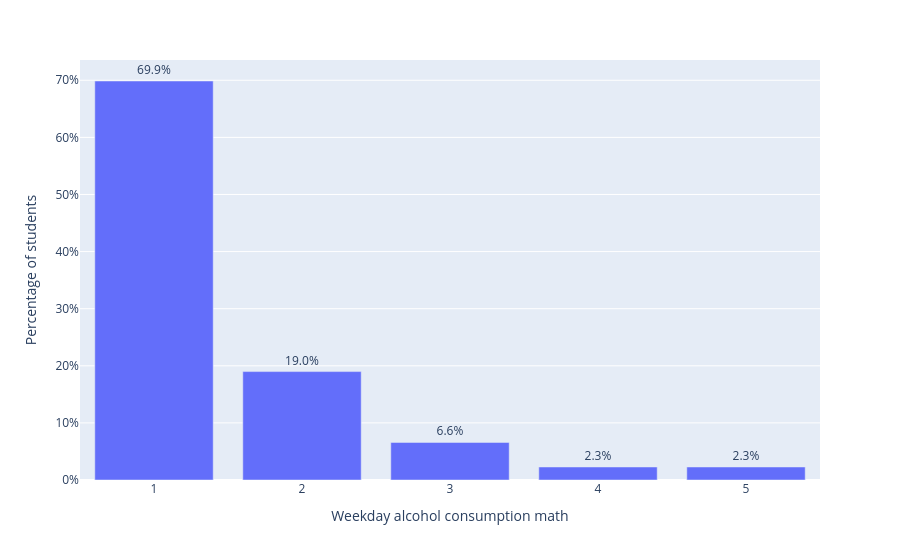
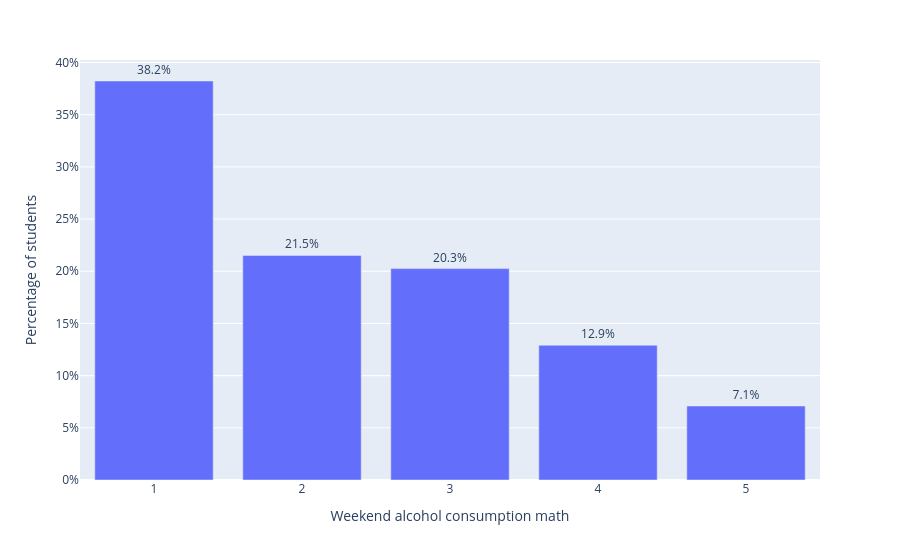
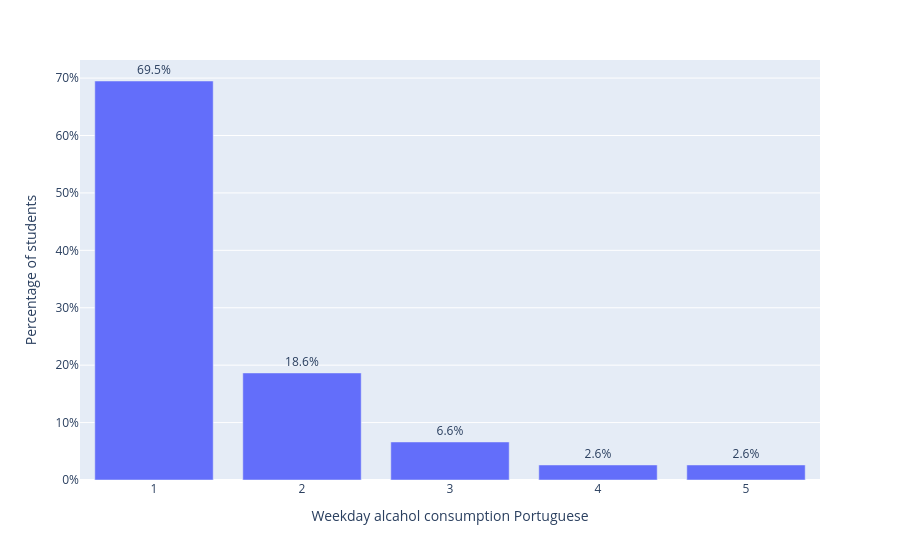
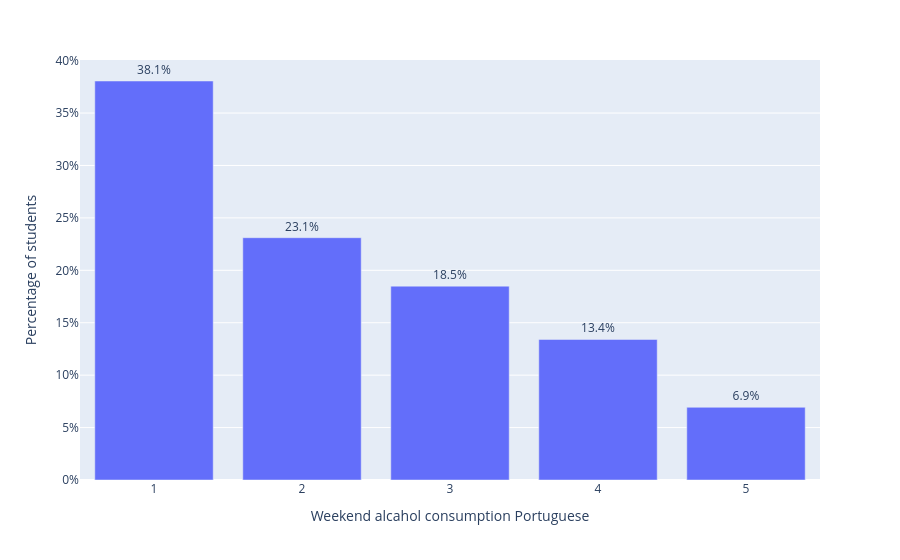

Notebook code cell kept with these figures, in order:
### Markdown cell above
The balanced lifestyle is about combining studying and leisure activities. In this part we will show how alcohol consumption and gaming impact education performance.

### Code cell
%run plots/alcohol_consumption_plot.ipynb

### Figure 1 — Plotly figure (JSON) as saved in the notebook; plotly's stock layout.template omitted (floating-point values rounded to 4 significant figures)
{"data": [{"hovertemplate": "Weekday alcohol consumption math=%{x}<br>Percentage of students=%{text}<extra></extra>", "legendgroup": "", "marker": {"color": "#636efa", "pattern": {"shape": ""}}, "name": "", "orientation": "v", "showlegend": false, "text": [0.6987, 0.1899, 0.06582, 0.02278, 0.02278], "textposition": "outside", "texttemplate": "%{y:.1%}", "type": "bar", "x": [1, 2, 3, 4, 5], "xaxis": "x", "y": [0.6987, 0.1899, 0.06582, 0.02278, 0.02278], "yaxis": "y"}], "layout": {"barmode": "relative", "legend": {"tracegroupgap": 0}, "margin": {"t": 60}, "xaxis": {"anchor": "y", "domain": [0, 1], "title": {"text": "Weekday alcohol consumption math"}}, "yaxis": {"anchor": "x", "domain": [0, 1], "tickformat": ".0%", "title": {"text": "Percentage of students"}}}}

### Figure 2 — Plotly figure (JSON) as saved in the notebook; plotly's stock layout.template omitted (floating-point values rounded to 4 significant figures)
{"data": [{"hovertemplate": "Weekend alcohol consumption math=%{x}<br>Percentage of students=%{text}<extra></extra>", "legendgroup": "", "marker": {"color": "#636efa", "pattern": {"shape": ""}}, "name": "", "orientation": "v", "showlegend": false, "text": [0.3823, 0.2152, 0.2025, 0.1291, 0.07089], "textposition": "outside", "texttemplate": "%{y:.1%}", "type": "bar", "x": [1, 2, 3, 4, 5], "xaxis": "x", "y": [0.3823, 0.2152, 0.2025, 0.1291, 0.07089], "yaxis": "y"}], "layout": {"barmode": "relative", "legend": {"tracegroupgap": 0}, "margin": {"t": 60}, "xaxis": {"anchor": "y", "domain": [0, 1], "title": {"text": "Weekend alcohol consumption math"}}, "yaxis": {"anchor": "x", "domain": [0, 1], "tickformat": ".0%", "title": {"text": "Percentage of students"}}}}

### Figure 3 — Plotly figure (JSON) as saved in the notebook; plotly's stock layout.template omitted (floating-point values rounded to 4 significant figures)
{"data": [{"hovertemplate": "Weekday alcahol consumption Portuguese=%{x}<br>Percentage of students=%{text}<extra></extra>", "legendgroup": "", "marker": {"color": "#636efa", "pattern": {"shape": ""}}, "name": "", "orientation": "v", "showlegend": false, "text": [0.6949, 0.1864, 0.06626, 0.02619, 0.02619], "textposition": "outside", "texttemplate": "%{y:.1%}", "type": "bar", "x": [1, 2, 3, 4, 5], "xaxis": "x", "y": [0.6949, 0.1864, 0.06626, 0.02619, 0.02619], "yaxis": "y"}], "layout": {"barmode": "relative", "legend": {"tracegroupgap": 0}, "margin": {"t": 60}, "xaxis": {"anchor": "y", "domain": [0, 1], "title": {"text": "Weekday alcahol consumption Portuguese"}}, "yaxis": {"anchor": "x", "domain": [0, 1], "tickformat": ".0%", "title": {"text": "Percentage of students"}}}}

### Figure 4 — Plotly figure (JSON) as saved in the notebook; plotly's stock layout.template omitted (floating-point values rounded to 4 significant figures)
{"data": [{"hovertemplate": "Weekend alcahol consumption Portuguese=%{x}<br>Percentage of students=%{text}<extra></extra>", "legendgroup": "", "marker": {"color": "#636efa", "pattern": {"shape": ""}}, "name": "", "orientation": "v", "showlegend": false, "text": [0.3806, 0.2311, 0.1849, 0.1341, 0.06934], "textposition": "outside", "texttemplate": "%{y:.1%}", "type": "bar", "x": [1, 2, 3, 4, 5], "xaxis": "x", "y": [0.3806, 0.2311, 0.1849, 0.1341, 0.06934], "yaxis": "y"}], "layout": {"barmode": "relative", "legend": {"tracegroupgap": 0}, "margin": {"t": 60}, "xaxis": {"anchor": "y", "domain": [0, 1], "title": {"text": "Weekend alcahol consumption Portuguese"}}, "yaxis": {"anchor": "x", "domain": [0, 1], "tickformat": ".0%", "title": {"text": "Percentage of students"}}}}
